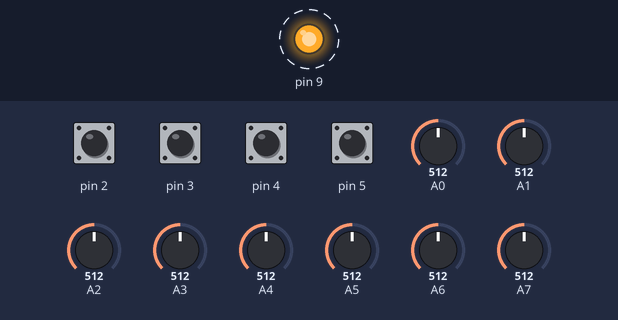
This sketch was run on a simulated Arduino Uno, built with avr-gcc and run on an emulated ATmega328P. On the bench: output pins drawn as LEDs (lit = HIGH). Dashed ring = blinking. The test bench sets the inputs (shaded band); at power-on: pin 2–5 HIGH, A0 = 512, A1 = 512, A2 = 512, A3 = 512, A4 = 512, A5 = 512, A6 = 512, A7 = 512. No radio packets arrive unless stated.

Above: at 0.05 s.
Timing chart, 0 to 3.0 s (numbered marks = the images above):
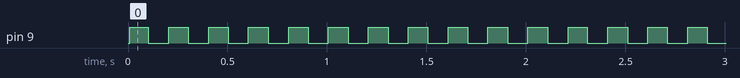

Measured:
- by itself, pin 9: alternates HIGH for 0.10 s and LOW for 0.10 s

The sketch:

TX-CarBraRob-25122021.ino
```cpp
/*
---- Transmitter Code ----
*/

#include <SPI.h>
#include "RF24.h"

unsigned long SetTime;
int joystick[12];

RF24 radio(7,8);

const uint64_t pipe = 0x7878787878LL;

void setup(void)
{
  radio.begin();
  radio.openWritingPipe(pipe);
  pinMode(2, INPUT_PULLUP);
  pinMode(3, INPUT_PULLUP);
  pinMode(4, INPUT_PULLUP);
  pinMode(5, INPUT_PULLUP);
  pinMode(9, OUTPUT);

  radio.stopListening();
}

void loop(void)
{
  joystick[0] = analogRead(0);
  joystick[1] = analogRead(1);
  joystick[2] = analogRead(2);
  joystick[3] = analogRead(3);
  joystick[4] = analogRead(4);
  joystick[5] = analogRead(5);
  joystick[6] = analogRead(6);
  joystick[7] = analogRead(7);
  joystick[8] = digitalRead(2);
  joystick[9] = digitalRead(3);
  joystick[10] = digitalRead(4);
  joystick[11] = digitalRead(5);

  radio.write(joystick, sizeof(joystick) );

  if (millis() - SetTime < 100)
  {
    digitalWrite(9, HIGH);
  }
  else if (millis() - SetTime < 200)
  {
    digitalWrite(9, LOW);
  }
  else
  {
    SetTime = millis();
  }
}
```
